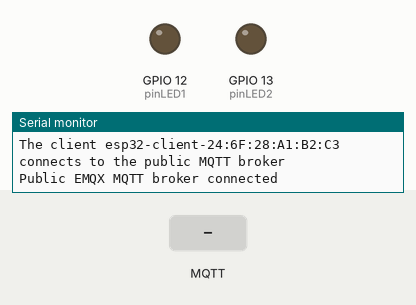
A program run on a simulated ESP32. Shown: output pins drawn as LEDs (lit = HIGH), the last lines printed to the serial monitor. Inputs (shaded band) come from the test bench. WiFi joins after 1.5 s; servers stay silent unless stated; no MQTT or app messages arrive unless stated.

Above: at 2.8 s.
2.9 s: MQTT message "ON" arrives on the first subscribed topic
At 4.1 s:
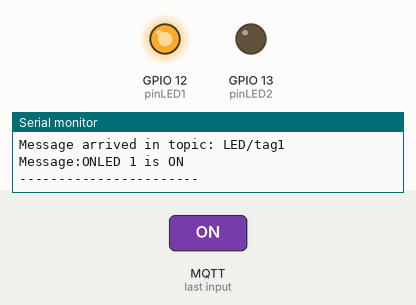
4.4 s: MQTT message "ON" arrives on the second subscribed topic
At 5.3 s:
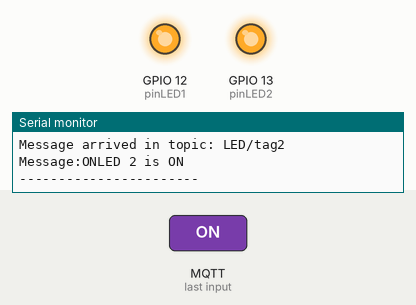
5.9 s: MQTT message "didii18" arrives on the first subscribed topic
At 6.7 s:
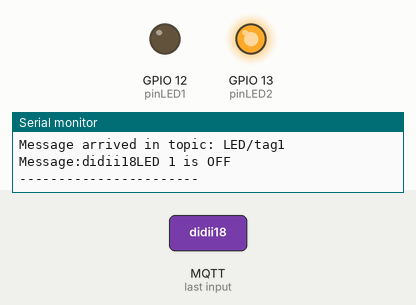
7.4 s: MQTT message "didii18" arrives on the second subscribed topic
At 7.8 s:
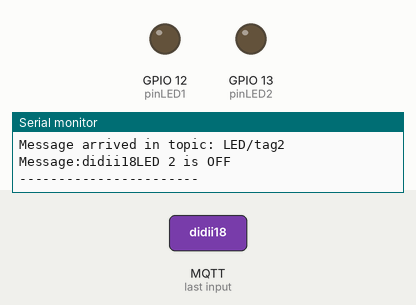
Timing chart, 0 to 9.9 s (numbered marks = the images above; inputs shaded):
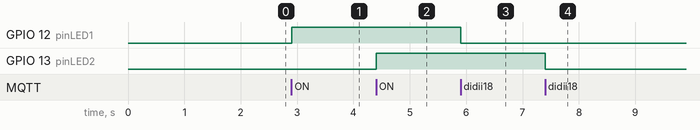

Measured:
- after the input at 2.9 s, GPIO 12 (pinLED1): LOW → HIGH at once
- after the input at 4.4 s, GPIO 13 (pinLED2): LOW → HIGH at once
- after the input at 5.9 s, GPIO 12 (pinLED1): HIGH → LOW at once
- after the input at 7.4 s, GPIO 13 (pinLED2): HIGH → LOW at once

The program:

main.cpp
```cpp
#include <Arduino.h>
#include <WiFi.h>
#include <PubSubClient.h>

#define pinLED1 12 // led 1
#define pinLED2 13 // led 2
String SerialData;

// WiFi
const char *ssid = "MAKERINDO2";        // Enter your Wi-Fi name
const char *password = "makerindo2019"; // Enter Wi-Fi password

// MQTT Broker
const char *mqtt_broker = "broker.hivemq.com";
const char *topic1 = "LED/tag1";
const char *topic2 = "LED/tag2";
const char *mqtt_username = "jes";      //"didii18";
const char *mqtt_password = "password"; //"testmqtt";
const int mqtt_port = 1883;

WiFiClient espClient;
PubSubClient client(espClient);

void callback(char *topic, byte *payload, unsigned int length);

void setup()
{
  Serial.begin(9600);

  pinMode(pinLED1, OUTPUT);
  digitalWrite(pinLED1, LOW);

  pinMode(pinLED2, OUTPUT);
  digitalWrite(pinLED2, LOW);

  // Connecting to a WiFi network
  WiFi.begin(ssid, password);
  while (WiFi.status() != WL_CONNECTED)
  {
    delay(500);
    Serial.println("Connecting to WiFi..");
  }
  Serial.println("Connected to the Wi-Fi network");

  // connecting to a mqtt broker
  client.setServer(mqtt_broker, mqtt_port);
  client.setCallback(callback);
  while (!client.connected())
  {
    String client_id = "esp32-client-";
    client_id += String(WiFi.macAddress());
    Serial.printf("The client %s connects to the public MQTT broker\n", client_id.c_str());
    if (client.connect(client_id.c_str(), mqtt_username, mqtt_password))
    {
      Serial.println("Public EMQX MQTT broker connected");
    }
    else
    {
      Serial.print("failed with state ");
      Serial.print(client.state());
      delay(5000);
    }
  }
  // Publish and subscribe led 1
  client.publish(topic1, "Hi, I'm ESP32 ^^");
  client.subscribe(topic1);

  // Publish and subscribe led 1
  client.publish(topic2, "Hi, I'm ESP32 ^^");
  client.subscribe(topic2);
}

void callback(char *topic, byte *payload, unsigned int length)
{
  Serial.print("Message arrived in topic: ");
  Serial.println(topic);
  Serial.print("Message:");
  String data = "";
  for (int i = 0; i < length; i++)
  {
    Serial.print((char)payload[i]);
    data += (char)payload[i];
  }

  if (strcmp(topic, topic1) == 0)
  {
    if (data.equals("ON"))
    {
      digitalWrite(pinLED1, HIGH);
      Serial.println("LED 1 is ON");
    }
    else
    {
      digitalWrite(pinLED1, LOW);
      Serial.println("LED 1 is OFF");
    }
  }
  else if (strcmp(topic, topic2) == 0)
  {
    if (data.equals("ON"))
    {
      digitalWrite(pinLED2, HIGH);
      Serial.println("LED 2 is ON");
    }
    else
    {
      digitalWrite(pinLED2, LOW);
      Serial.println("LED 2 is OFF");
    }
  }

  Serial.println();
  Serial.println("-----------------------");
}

void loop()
{
  client.loop();
}
```
